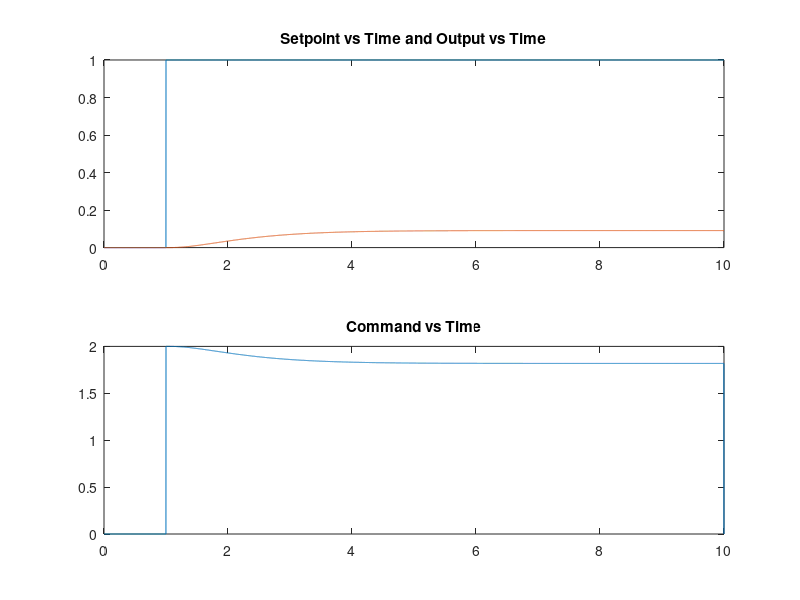

Reproduce this figure in MATLAB.
% ------------------------------------------------------------
% Name: pid_control.m
% Desc: PID Control Time Plot
% Vers: Nov 16, 2022, jrm, beautified
%       Sep 28, 2022, jrm, original
%       Dec 4,  2022, zc, modified 
% ------------------------------------------------------------

close all;
clear all;
format compact;

% ------------------------------
%
% Set up time, set point, and output arrays
%

Ts = 0.001; % Sampling time (seconds)
Tmax = 10.0; % Max time (seconds)

N = floor(Tmax/Ts);

t = Ts*(0:(N-1)); % time

sp = (t>=1.0); % set point samples = step function

cmd = zeros(size(t)); % command values

x = zeros(size(t)); % output samples


% ------------------------------
%
% PID Controller constants
%

Kp = 2.0;
% Changed to Kp = 4.0
% Changed to Kp = 6.0 
% Changed to Kp = 8.0
% Changed to Kp = 10.0
Ki = 0.0;
Kd = 0.0;

% controller variables
err = 0;
err_int = 0;
err_dif = 0;


% ------------------------------
%
% Plant model
%
%              ( Gn1 s + Gn0 )
% G(s) = -------------------------------
%        ( s^3 + Gd2 s^2 + Gd1 s + Gd0 )
%

% Transfer function constants
% Gn1 = 32.0;
% Gn0 = 32.0;
% Gd2 =  8.0;
% Gd1 = 24.0;
% Gd0 = 32.0;

% ------------------------------
%
% Plant model from Homework 8 
%
%                    1 
% G(s) = -------------------------------
%        ( s^3 + 13 s^2 + 32 s + 20 )
%

% Transfer function constants
% Line 75 is 0 becasue Gn1 will have an s for which the homework does 
% not have an s on the numerator, only a number on the numerator 
Gn1 = 0.0; 
Gn0 = 1.0;
Gd2 = 13.0;
Gd1 = 32.0;
Gd0 = 20.0;


% state vars
sv1 = 0;
sv2 = 0;
sv3 = 0;

% ------------------------------
%
% Simulate the closed loop in the time domain
%

for ii=(1:(N-1))

    % ------------------------------
    % Controller

    err_old = err;

    % Error
    err = sp(ii) - x(ii);

    % Error Integral
    err_int = err_int + ( Ts * err );

    % Error Differential
    err_dif = ( err - err_old ) / Ts;

    % Controller Command
    command = (Kp * err) ...
            + (Ki * err_int) ...
            + (Kd * err_dif);

    cmd(ii) = command;

    % ------------------------------
    % Plant

    sv3_add = ( command ) ...
            - ( Gd2 * sv3 ) ...
            - ( Gd1 * sv2 ) ...
            - ( Gd0 * sv1 );

    % Integrate the State Variables
    sv3_new = sv3 + Ts * sv3_add;
    sv2_new = sv2 + Ts * sv3;
    sv1_new = sv1 + Ts * sv2;

    sv3 = sv3_new;
    sv2 = sv2_new;
    sv1 = sv1_new;

    % Output of plant

    x(ii+1) = (Gn0 * sv1) + (Gn1 * sv2);

end % ii


% ------------------------------
%
% Plot the time response
%

figure;
subplot( 2, 1, 1 );
plot( t, sp, t, x );
title( 'Setpoint vs Time and Output vs Time' );

subplot( 2, 1, 2 );
plot( t, cmd );
title( 'Command vs Time' );


% ------------------------------------------------------------
% ------------------------------------------------------------
